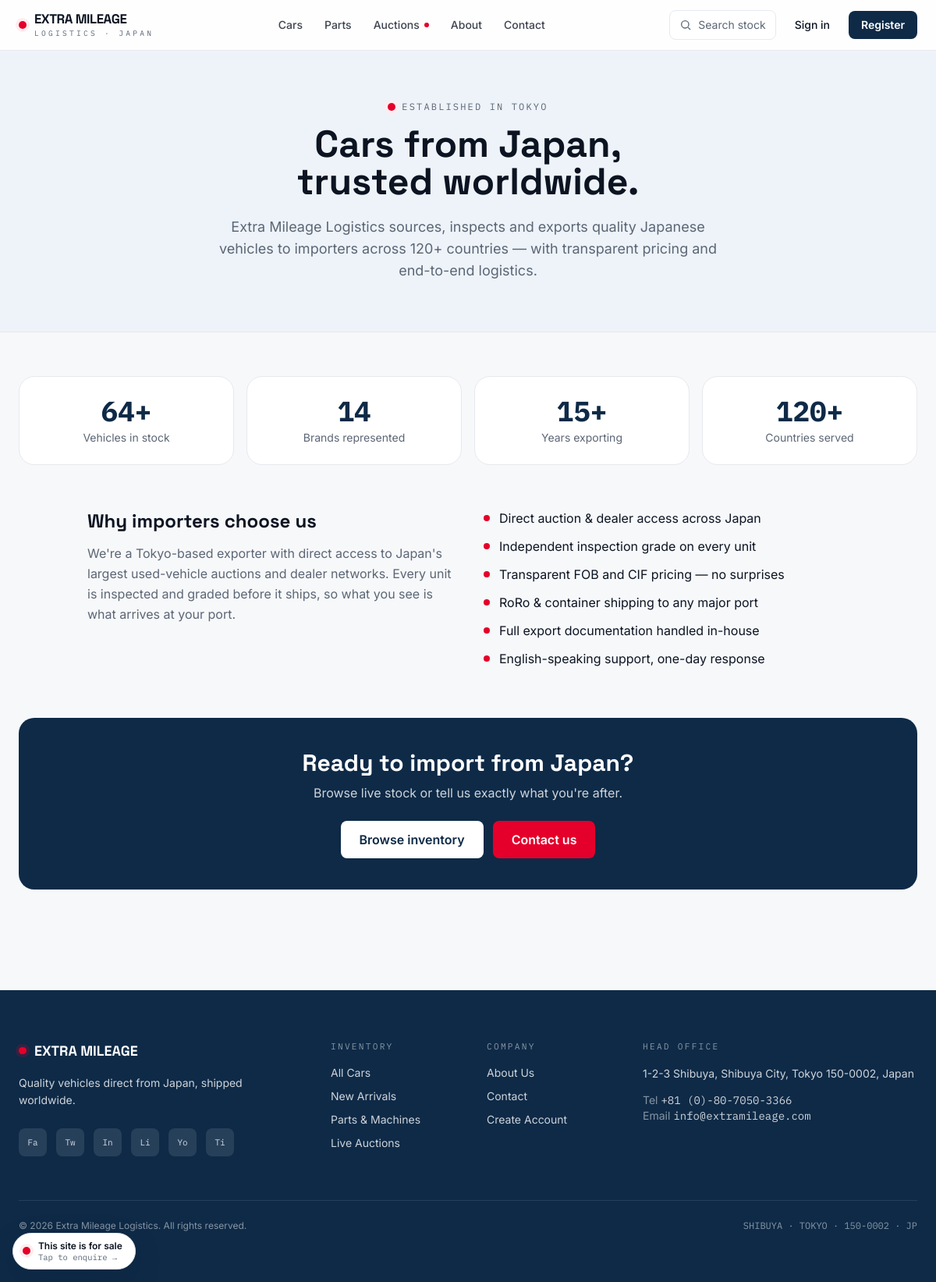
The page /about/ on the database its author committed.
### core/models.py (models this page shows, shortened)
class SiteSettings(models.Model):
    site_name = models.CharField(max_length=120, default="Extra Mileage Logistics")
    tagline = models.CharField(max_length=200, default="Premium Japanese Used Cars Export")
    site_description = models.TextField(default="Quality vehicles direct from Japan, shipped worldwide.")
    contact_email = models.EmailField(default="info@extramileage.com")
    contact_phone = models.CharField(max_length=40, default="+81 (0)-80-7050-3366")
    whatsapp_number = models.CharField(max_length=40, blank=True, default="+81-80-7050-3366")
    company_address = models.CharField(max_length=200, default="1-2-3 Shibuya, Shibuya City, Tokyo 150-0002, Japan")
    facebook = models.URLField(blank=True, default="https://facebook.com/Extramileage")
    twitter = models.URLField(blank=True, default="https://twitter.com/Extramileage")
    instagram = models.URLField(blank=True, default="https://instagram.com/Extramileage")
    linkedin = models.URLField(blank=True, default="https://linkedin.com/company/Extramileage")
    youtube = models.URLField(blank=True, default="https://youtube.com/@Extramileage")
    tiktok = models.URLField(blank=True, default="https://tiktok.com/@Extramileage")
    class Meta:
        verbose_name = "Site Settings"
        verbose_name_plural = "Site Settings"
    @classmethod
    def load(cls):
        obj = cache.get("site_settings")
        if obj is None:
            obj, _ = cls.objects.get_or_create(pk=1)
            cache.set("site_settings", obj, 300)
        return obj
    @property
    def social_links(self):
        items = [
            ("facebook", self.facebook), ("twitter", self.twitter),
            ("instagram", self.instagram), ("linkedin", self.linkedin),
            ("youtube", self.youtube), ("tiktok", self.tiktok),
        ]
        return [(name, url) for name, url in items if url]

### core/views.py (the view)
# urls.py: path("about/", views.about, name="about"),
def about(request):
    return render(request, "core/about.html", {
        "stats": {
            "total_cars": Car.objects.available().count(),
            "total_brands": Brand.objects.count(),
            "years": 15,
            "countries_served": 120,
        },
    })

### catalog/models.py (called while the page is built)
    def available(self):
        return self.filter(status="available")

### core/context_processors.py (called while the page is built)
def site_context(request):
    wishlist_count = 0
    if request.user.is_authenticated:
        wishlist_count = request.user.wishlist_items.count()
    return {
        "site": SiteSettings.load(),
        "nav_categories": Category.objects.all()[:12],
        "nav_brands": Brand.objects.order_by("name")[:24],
        "wishlist_count": wishlist_count,
    }

### templates/core/about.html (shortened to what this page needs)
{% extends "base.html" %}
{% load humanize %}
{% block content %}
<section class="bg-brand-50 border-b border-line">
  <div class="max-w-4xl mx-auto px-4 sm:px-6 py-16 text-center">
    <p class="flex items-center justify-center gap-2 font-mono text-xs tracking-eyebrow uppercase text-muted"><span class="sun-dot"></span> Established in Tokyo</p>
    <h1 class="font-display font-700 text-4xl sm:text-5xl text-ink mt-4">Cars from Japan,<br>trusted worldwide.</h1>
    <p class="mt-5 text-muted text-lg max-w-2xl mx-auto">{{ site.site_name }} sources, inspects and exports quality Japanese vehicles to importers across {{ stats.countries_served }}+ countries — with transparent pricing and end-to-end logistics.</p>
  </div>
</section>
<section class="max-w-7xl mx-auto px-4 sm:px-6 py-14 grid sm:grid-cols-2 lg:grid-cols-4 gap-4">
  <div class="bg-surface sheet rounded-xl2 p-6 text-center"><p class="font-mono font-700 text-4xl text-brand">{{ stats.total_cars|intcomma }}+</p><p class="text-sm text-muted mt-1">Vehicles in stock</p></div>
  <div class="bg-surface sheet rounded-xl2 p-6 text-center"><p class="font-mono font-700 text-4xl text-brand">{{ stats.total_brands }}</p><p class="text-sm text-muted mt-1">Brands represented</p></div>
  <div class="bg-surface sheet rounded-xl2 p-6 text-center"><p class="font-mono font-700 text-4xl text-brand">{{ stats.years }}+</p><p class="text-sm text-muted mt-1">Years exporting</p></div>
  <div class="bg-surface sheet rounded-xl2 p-6 text-center"><p class="font-mono font-700 text-4xl text-brand">{{ stats.countries_served }}+</p><p class="text-sm text-muted mt-1">Countries served</p></div>
</section>
<section class="max-w-5xl mx-auto px-4 sm:px-6 pb-8 grid md:grid-cols-2 gap-10 items-start">
  <div>
    <h2 class="font-display font-700 text-2xl text-ink">Why importers choose us</h2>
    <p class="mt-3 text-muted leading-relaxed">We're a Tokyo-based exporter with direct access to Japan's largest used-vehicle auctions and dealer networks. Every unit is inspected and graded before it ships, so what you see is what arrives at your port.</p>
  </div>
  <ul class="space-y-3">
    <li class="flex gap-3"><span class="w-2 h-2 rounded-full bg-accent mt-2"></span><span class="text-ink">Direct auction &amp; dealer access across Japan</span></li>
    <li class="flex gap-3"><span class="w-2 h-2 rounded-full bg-accent mt-2"></span><span class="text-ink">Independent inspection grade on every unit</span></li>
    <li class="flex gap-3"><span class="w-2 h-2 rounded-full bg-accent mt-2"></span><span class="text-ink">Transparent FOB and CIF pricing — no surprises</span></li>
    <li class="flex gap-3"><span class="w-2 h-2 rounded-full bg-accent mt-2"></span><span class="text-ink">RoRo &amp; container shipping to any major port</span></li>
    <li class="flex gap-3"><span class="w-2 h-2 rounded-full bg-accent mt-2"></span><span class="text-ink">Full export documentation handled in-house</span></li>
    <li class="flex gap-3"><span class="w-2 h-2 rounded-full bg-accent mt-2"></span><span class="text-ink">English-speaking support, one-day response</span></li>
  </ul>
</section>
<section class="max-w-7xl mx-auto px-4 sm:px-6 py-8">
  <div class="bg-brand text-white rounded-xl2 p-10 text-center">
    <h2 class="font-display font-700 text-3xl">Ready to import from Japan?</h2>
    <p class="mt-2 text-white/80">Browse live stock or tell us exactly what you're after.</p>
    <div class="mt-6 flex justify-center gap-3 flex-wrap">
      <a href="{% url 'catalog:car_list' %}" class="bg-white text-brand font-600 px-6 py-3 rounded-lg">Browse inventory</a>
      <a href="{% url 'core:contact' %}" class="bg-accent hover:bg-accent-600 text-white font-600 px-6 py-3 rounded-lg">Contact us</a>
    </div>
  </div>
</section>
{% endblock %}

### templates/partials/footer.html
{% load humanize %}
<footer class="mt-24 bg-brand text-white/80">
  <div class="max-w-7xl mx-auto px-4 sm:px-6 py-16">
    <div class="grid gap-12 lg:grid-cols-12">
      <div class="lg:col-span-4">
        <div class="flex items-center gap-2.5">
          <span class="sun-dot" style="box-shadow:0 0 0 4px rgba(228,0,43,.18)"></span>
          <span class="font-display font-700 text-white text-lg">EXTRA MILEAGE</span>
        </div>
        <p class="mt-4 text-sm leading-relaxed max-w-xs">{{ site.site_description }}</p>
        <div class="mt-6 flex gap-3">
          {% for name, url in site.social_links %}
          <a href="{{ url }}" target="_blank" rel="noopener" class="w-9 h-9 rounded-lg bg-white/10 hover:bg-accent flex items-center justify-center transition-colors capitalize text-[11px] font-mono" title="{{ name }}">{{ name|slice:":2" }}</a>
          {% endfor %}
        </div>
      </div>
      <div class="lg:col-span-2">
        <h4 class="font-mono text-[.7rem] tracking-[.2em] uppercase text-white/50 mb-4">Inventory</h4>
        <ul class="space-y-2.5 text-sm">
          <li><a href="{% url 'catalog:car_list' %}" class="hover:text-white">All Cars</a></li>
          <li><a href="{% url 'catalog:car_list' %}?sort=newest" class="hover:text-white">New Arrivals</a></li>
          <li><a href="{% url 'shop:product_list' %}" class="hover:text-white">Parts & Machines</a></li>
          <li><a href="{% url 'auctions:list' %}" class="hover:text-white">Live Auctions</a></li>
        </ul>
      </div>
      <div class="lg:col-span-2">
        <h4 class="font-mono text-[.7rem] tracking-[.2em] uppercase text-white/50 mb-4">Company</h4>
        <ul class="space-y-2.5 text-sm">
          <li><a href="{% url 'core:about' %}" class="hover:text-white">About Us</a></li>
          <li><a href="{% url 'core:contact' %}" class="hover:text-white">Contact</a></li>
          <li><a href="{% url 'accounts:register' %}" class="hover:text-white">Create Account</a></li>
        </ul>
      </div>
      <div class="lg:col-span-4">
        <h4 class="font-mono text-[.7rem] tracking-[.2em] uppercase text-white/50 mb-4">Head Office</h4>
        <p class="text-sm leading-relaxed">{{ site.company_address }}</p>
        <p class="mt-3 text-sm"><span class="text-white/50">Tel</span> <a href="tel:{{ site.contact_phone }}" class="font-mono hover:text-white">{{ site.contact_phone }}</a></p>
        <p class="text-sm"><span class="text-white/50">Email</span> <a href="mailto:{{ site.contact_email }}" class="font-mono hover:text-white">{{ site.contact_email }}</a></p>
      </div>
    </div>
    <div class="mt-14 pt-6 border-t border-white/10 flex flex-col sm:flex-row justify-between gap-3 text-xs text-white/50">
      <p>© {% now "Y" %} {{ site.site_name }}. All rights reserved.</p>
      <p class="font-mono">SHIBUYA · TOKYO · 150-0002 · JP</p>
    </div>
  </div>
</footer>

### templates/base.html (style rules this page uses)
body { background: var(--paper, #F7F8FA); color: #0C1422; font-family: Inter, sans-serif; -webkit-font-smoothing: antialiased; }
.font-display { font-family: "Space Grotesk", sans-serif; }
.font-mono { font-family: "IBM Plex Mono", monospace; }
.sun-dot { width:.62rem; height:.62rem; border-radius:9999px; background:#E4002B; box-shadow:0 0 0 4px #FFEDF0; display:inline-block; }
.sheet { border:1px solid #E6E9EE; }
.tracking-eyebrow { letter-spacing:.18em; }

### rows shown on the page
SiteSettings: site_name "Extra Mileage Logistics", site_description "Quality vehicles direct from Japan, shipped worldwide.", company_address "1-2-3 Shibuya, Shibuya City, Tokyo 150-0002, Japan", contact_phone "+81 (0)-80-7050-3366", contact_email "info@extramileage.com"

### other values the page prints
{{ stats.countries_served }} "120"
{{ stats.total_cars|intcomma }} "64"
{{ stats.total_brands }} "14"
{{ stats.years }} "15"
{{ name|slice:":2" }} "Fa" "Tw" "In" "Li" "Yo" "Ti"
